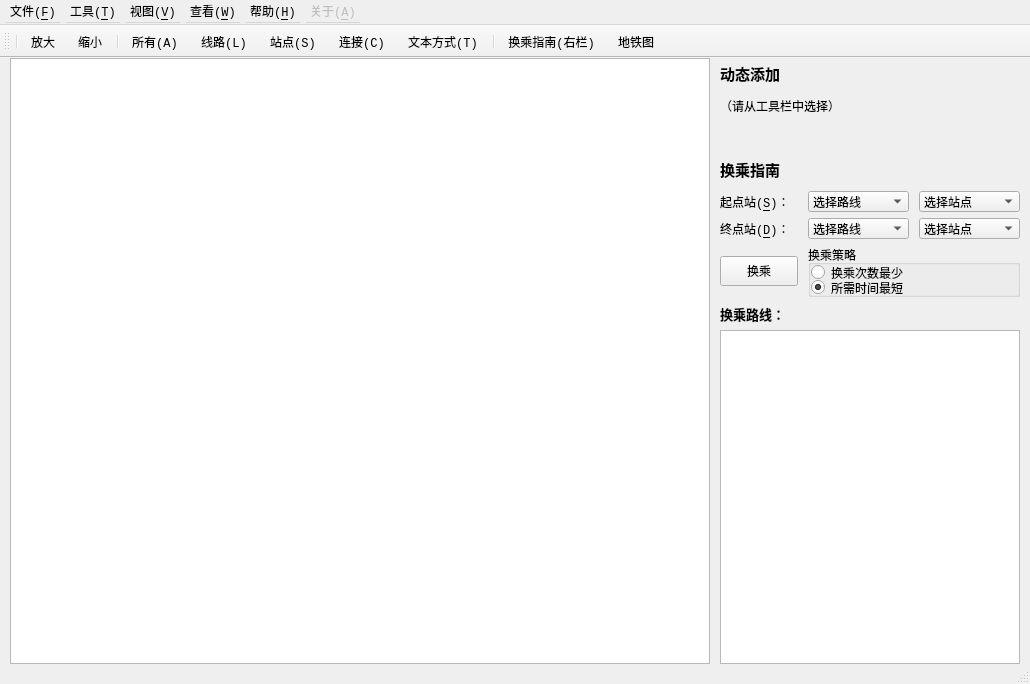
<?xml version="1.0" encoding="UTF-8"?>
<ui version="4.0">
 <class>MainWindow</class>
 <widget class="QMainWindow" name="MainWindow">
  <property name="enabled">
   <bool>true</bool>
  </property>
  <property name="geometry">
   <rect>
    <x>0</x>
    <y>0</y>
    <width>1030</width>
    <height>684</height>
   </rect>
  </property>
  <property name="minimumSize">
   <size>
    <width>1030</width>
    <height>680</height>
   </size>
  </property>
  <property name="font">
   <font>
    <family>Consolas</family>
   </font>
  </property>
  <property name="windowTitle">
   <string>地铁换乘指南</string>
  </property>
  <property name="windowIcon">
   <iconset resource="resource.qrc">
    <normaloff>:/icon/icon/metro-shanghai.png</normaloff>:/icon/icon/metro-shanghai.png</iconset>
  </property>
  <property name="iconSize">
   <size>
    <width>24</width>
    <height>24</height>
   </size>
  </property>
  <widget class="QWidget" name="centralWidget">
   <property name="minimumSize">
    <size>
     <width>1030</width>
     <height>600</height>
    </size>
   </property>
   <layout class="QHBoxLayout" name="horizontalLayout" stretch="11,3">
    <property name="spacing">
     <number>10</number>
    </property>
    <property name="leftMargin">
     <number>10</number>
    </property>
    <property name="topMargin">
     <number>0</number>
    </property>
    <property name="rightMargin">
     <number>10</number>
    </property>
    <property name="bottomMargin">
     <number>0</number>
    </property>
    <item>
     <widget class="QGraphicsView" name="graphicsView">
      <property name="minimumSize">
       <size>
        <width>700</width>
        <height>580</height>
       </size>
      </property>
     </widget>
    </item>
    <item>
     <layout class="QVBoxLayout" name="verticalLayout_2" stretch="3,2,3,3,2,2,5,2,32">
      <property name="spacing">
       <number>6</number>
      </property>
      <item>
       <widget class="QLabel" name="labelAdd">
        <property name="minimumSize">
         <size>
          <width>280</width>
          <height>30</height>
         </size>
        </property>
        <property name="font">
         <font>
          <family>Consolas</family>
          <pointsize>11</pointsize>
          <weight>75</weight>
          <italic>false</italic>
          <bold>true</bold>
         </font>
        </property>
        <property name="text">
         <string>动态添加</string>
        </property>
        <property name="textFormat">
         <enum>Qt::AutoText</enum>
        </property>
       </widget>
      </item>
      <item>
       <widget class="QLabel" name="labelTransferRoute_2">
        <property name="minimumSize">
         <size>
          <width>280</width>
          <height>20</height>
         </size>
        </property>
        <property name="font">
         <font>
          <family>Consolas</family>
          <pointsize>9</pointsize>
          <weight>50</weight>
          <bold>false</bold>
         </font>
        </property>
        <property name="text">
         <string>（请从工具栏中选择）</string>
        </property>
       </widget>
      </item>
      <item>
       <spacer name="verticalSpacer">
        <property name="orientation">
         <enum>Qt::Vertical</enum>
        </property>
        <property name="sizeHint" stdset="0">
         <size>
          <width>20</width>
          <height>50</height>
         </size>
        </property>
       </spacer>
      </item>
      <item>
       <widget class="QLabel" name="labelTransfer">
        <property name="minimumSize">
         <size>
          <width>280</width>
          <height>30</height>
         </size>
        </property>
        <property name="font">
         <font>
          <family>Consolas</family>
          <pointsize>11</pointsize>
          <weight>75</weight>
          <bold>true</bold>
         </font>
        </property>
        <property name="text">
         <string>换乘指南</string>
        </property>
       </widget>
      </item>
      <item>
       <layout class="QHBoxLayout" name="horizontalLayout4" stretch="7,9,9">
        <property name="spacing">
         <number>10</number>
        </property>
        <item>
         <widget class="QLabel" name="labelStart">
          <property name="minimumSize">
           <size>
            <width>70</width>
            <height>20</height>
           </size>
          </property>
          <property name="font">
           <font>
            <family>Consolas</family>
           </font>
          </property>
          <property name="text">
           <string>起点站(&amp;S)：</string>
          </property>
          <property name="buddy">
           <cstring>comboBoxStartLine</cstring>
          </property>
         </widget>
        </item>
        <item>
         <widget class="QComboBox" name="comboBoxStartLine">
          <property name="minimumSize">
           <size>
            <width>90</width>
            <height>20</height>
           </size>
          </property>
          <property name="font">
           <font>
            <family>Consolas</family>
           </font>
          </property>
          <item>
           <property name="text">
            <string>选择路线</string>
           </property>
          </item>
         </widget>
        </item>
        <item>
         <widget class="QComboBox" name="comboBoxStartStation">
          <property name="minimumSize">
           <size>
            <width>90</width>
            <height>20</height>
           </size>
          </property>
          <property name="font">
           <font>
            <family>Consolas</family>
           </font>
          </property>
          <item>
           <property name="text">
            <string>选择站点</string>
           </property>
          </item>
         </widget>
        </item>
       </layout>
      </item>
      <item>
       <layout class="QHBoxLayout" name="horizontalLayout5" stretch="7,9,9">
        <property name="spacing">
         <number>10</number>
        </property>
        <item>
         <widget class="QLabel" name="labelDestination">
          <property name="minimumSize">
           <size>
            <width>70</width>
            <height>20</height>
           </size>
          </property>
          <property name="font">
           <font>
            <family>Consolas</family>
           </font>
          </property>
          <property name="text">
           <string>终点站(&amp;D)：</string>
          </property>
          <property name="buddy">
           <cstring>comboBoxDstLine</cstring>
          </property>
         </widget>
        </item>
        <item>
         <widget class="QComboBox" name="comboBoxDstLine">
          <property name="minimumSize">
           <size>
            <width>90</width>
            <height>20</height>
           </size>
          </property>
          <property name="font">
           <font>
            <family>Consolas</family>
           </font>
          </property>
          <item>
           <property name="text">
            <string>选择路线</string>
           </property>
          </item>
         </widget>
        </item>
        <item>
         <widget class="QComboBox" name="comboBoxDstStation">
          <property name="minimumSize">
           <size>
            <width>90</width>
            <height>20</height>
           </size>
          </property>
          <property name="font">
           <font>
            <family>Consolas</family>
           </font>
          </property>
          <item>
           <property name="text">
            <string>选择站点</string>
           </property>
          </item>
         </widget>
        </item>
       </layout>
      </item>
      <item>
       <layout class="QHBoxLayout" name="horizontalLayout6" stretch="7,19">
        <property name="spacing">
         <number>10</number>
        </property>
        <item>
         <widget class="QPushButton" name="pushButtonTransfer">
          <property name="minimumSize">
           <size>
            <width>70</width>
            <height>30</height>
           </size>
          </property>
          <property name="font">
           <font>
            <family>Consolas</family>
           </font>
          </property>
          <property name="text">
           <string>换乘</string>
          </property>
         </widget>
        </item>
        <item>
         <widget class="QGroupBox" name="groupBox">
          <property name="minimumSize">
           <size>
            <width>190</width>
            <height>30</height>
           </size>
          </property>
          <property name="title">
           <string>换乘策略</string>
          </property>
          <layout class="QVBoxLayout" name="verticalLayout" stretch="1,1">
           <property name="spacing">
            <number>0</number>
           </property>
           <property name="leftMargin">
            <number>0</number>
           </property>
           <property name="topMargin">
            <number>0</number>
           </property>
           <property name="rightMargin">
            <number>0</number>
           </property>
           <property name="bottomMargin">
            <number>0</number>
           </property>
           <item>
            <widget class="QRadioButton" name="radioButtonMinTransfer">
             <property name="minimumSize">
              <size>
               <width>100</width>
               <height>15</height>
              </size>
             </property>
             <property name="font">
              <font>
               <family>Consolas</family>
              </font>
             </property>
             <property name="text">
              <string>换乘次数最少</string>
             </property>
            </widget>
           </item>
           <item>
            <widget class="QRadioButton" name="radioButtonMinTime">
             <property name="minimumSize">
              <size>
               <width>100</width>
               <height>15</height>
              </size>
             </property>
             <property name="font">
              <font>
               <family>Consolas</family>
              </font>
             </property>
             <property name="text">
              <string>所需时间最短</string>
             </property>
             <property name="checked">
              <bool>true</bool>
             </property>
            </widget>
           </item>
          </layout>
         </widget>
        </item>
       </layout>
      </item>
      <item>
       <widget class="QLabel" name="labelTransferRoute">
        <property name="minimumSize">
         <size>
          <width>280</width>
          <height>20</height>
         </size>
        </property>
        <property name="font">
         <font>
          <family>Consolas</family>
          <pointsize>10</pointsize>
          <weight>75</weight>
          <bold>true</bold>
         </font>
        </property>
        <property name="text">
         <string>换乘路线：</string>
        </property>
       </widget>
      </item>
      <item>
       <widget class="QTextBrowser" name="textBrowserRoute">
        <property name="minimumSize">
         <size>
          <width>300</width>
          <height>300</height>
         </size>
        </property>
        <property name="font">
         <font>
          <family>Consolas</family>
         </font>
        </property>
       </widget>
      </item>
     </layout>
    </item>
   </layout>
  </widget>
  <widget class="QMenuBar" name="menuBar">
   <property name="geometry">
    <rect>
     <x>0</x>
     <y>0</y>
     <width>1030</width>
     <height>26</height>
    </rect>
   </property>
   <property name="minimumSize">
    <size>
     <width>0</width>
     <height>25</height>
    </size>
   </property>
   <widget class="QMenu" name="menuHelp">
    <property name="title">
     <string>文件(&amp;F)</string>
    </property>
    <addaction name="actionClose"/>
   </widget>
   <widget class="QMenu" name="menuTool">
    <property name="title">
     <string>工具(&amp;T)</string>
    </property>
    <widget class="QMenu" name="menuAdd">
     <property name="title">
      <string>动态添加</string>
     </property>
     <property name="icon">
      <iconset resource="resource.qrc">
       <normaloff>:/icon/icon/add.png</normaloff>:/icon/icon/add.png</iconset>
     </property>
     <addaction name="actionAddAll"/>
     <addaction name="separator"/>
     <addaction name="actionAddLine"/>
     <addaction name="actionAddStation"/>
     <addaction name="actionAddConnect"/>
     <addaction name="separator"/>
     <addaction name="actionAddByText"/>
    </widget>
    <addaction name="actionTransfer"/>
    <addaction name="menuAdd"/>
    <addaction name="separator"/>
    <addaction name="actionQueryInfo"/>
   </widget>
   <widget class="QMenu" name="menuWatch">
    <property name="title">
     <string>查看(&amp;W)</string>
    </property>
    <addaction name="actiontoolBar"/>
    <addaction name="actionstatusBar"/>
   </widget>
   <widget class="QMenu" name="menuView">
    <property name="title">
     <string>视图(&amp;V)</string>
    </property>
    <addaction name="toolEnlarge"/>
    <addaction name="toolShrink"/>
    <addaction name="actionWheel"/>
    <addaction name="separator"/>
    <addaction name="actionLineMap"/>
   </widget>
   <widget class="QMenu" name="menu_H">
    <property name="title">
     <string>帮助(&amp;H)</string>
    </property>
    <addaction name="actionuseHelp"/>
   </widget>
   <widget class="QMenu" name="menu_A">
    <property name="enabled">
     <bool>false</bool>
    </property>
    <property name="title">
     <string>关于(&amp;A)</string>
    </property>
    <addaction name="actionQt"/>
    <addaction name="actionAuthor"/>
   </widget>
   <addaction name="menuHelp"/>
   <addaction name="menuTool"/>
   <addaction name="menuView"/>
   <addaction name="menuWatch"/>
   <addaction name="menu_H"/>
   <addaction name="menu_A"/>
  </widget>
  <widget class="QToolBar" name="mainToolBar">
   <property name="minimumSize">
    <size>
     <width>0</width>
     <height>0</height>
    </size>
   </property>
   <property name="iconSize">
    <size>
     <width>24</width>
     <height>24</height>
    </size>
   </property>
   <property name="toolButtonStyle">
    <enum>Qt::ToolButtonIconOnly</enum>
   </property>
   <attribute name="toolBarArea">
    <enum>TopToolBarArea</enum>
   </attribute>
   <attribute name="toolBarBreak">
    <bool>false</bool>
   </attribute>
   <addaction name="separator"/>
   <addaction name="toolEnlarge"/>
   <addaction name="toolShrink"/>
   <addaction name="separator"/>
   <addaction name="actionAddAll"/>
   <addaction name="actionAddLine"/>
   <addaction name="actionAddStation"/>
   <addaction name="actionAddConnect"/>
   <addaction name="actionAddByText"/>
   <addaction name="separator"/>
   <addaction name="actionTransfer"/>
   <addaction name="actionLineMap"/>
  </widget>
  <widget class="QStatusBar" name="statusBar">
   <property name="minimumSize">
    <size>
     <width>0</width>
     <height>20</height>
    </size>
   </property>
  </widget>
  <action name="actionClose">
   <property name="checkable">
    <bool>true</bool>
   </property>
   <property name="text">
    <string>退出</string>
   </property>
   <property name="font">
    <font>
     <family>Consolas</family>
    </font>
   </property>
   <property name="shortcut">
    <string>Ctrl+E</string>
   </property>
  </action>
  <action name="toolEnlarge">
   <property name="icon">
    <iconset resource="resource.qrc">
     <normaloff>:/icon/icon/enlarge.png</normaloff>:/icon/icon/enlarge.png</iconset>
   </property>
   <property name="text">
    <string>放大</string>
   </property>
   <property name="toolTip">
    <string>点击放大</string>
   </property>
   <property name="font">
    <font>
     <family>Consolas</family>
    </font>
   </property>
   <property name="shortcut">
    <string>Ctrl+L</string>
   </property>
  </action>
  <action name="toolShrink">
   <property name="icon">
    <iconset resource="resource.qrc">
     <normaloff>:/icon/icon/shrink.png</normaloff>:/icon/icon/shrink.png</iconset>
   </property>
   <property name="text">
    <string>缩小</string>
   </property>
   <property name="toolTip">
    <string>点击缩小</string>
   </property>
   <property name="font">
    <font>
     <family>Consolas</family>
    </font>
   </property>
   <property name="shortcut">
    <string>Ctrl+S</string>
   </property>
  </action>
  <action name="actionTransfer">
   <property name="icon">
    <iconset resource="resource.qrc">
     <normaloff>:/icon/icon/query.png</normaloff>:/icon/icon/query.png</iconset>
   </property>
   <property name="text">
    <string>换乘指南(右栏)</string>
   </property>
   <property name="font">
    <font>
     <family>Consolas</family>
    </font>
   </property>
  </action>
  <action name="actionQueryInfo">
   <property name="text">
    <string>信息查询(预留)</string>
   </property>
   <property name="font">
    <font>
     <family>Consolas</family>
    </font>
   </property>
  </action>
  <action name="actionAddAll">
   <property name="icon">
    <iconset resource="resource.qrc">
     <normaloff>:/icon/icon/all.png</normaloff>:/icon/icon/all.png</iconset>
   </property>
   <property name="text">
    <string>所有(&amp;A)</string>
   </property>
   <property name="font">
    <font>
     <family>Consolas</family>
    </font>
   </property>
   <property name="shortcut">
    <string>Ctrl+A</string>
   </property>
  </action>
  <action name="actionAddLine">
   <property name="icon">
    <iconset resource="resource.qrc">
     <normaloff>:/icon/icon/subway.png</normaloff>:/icon/icon/subway.png</iconset>
   </property>
   <property name="text">
    <string>线路(&amp;L)</string>
   </property>
   <property name="font">
    <font>
     <family>Consolas</family>
    </font>
   </property>
   <property name="shortcut">
    <string>Ctrl+Shift+L</string>
   </property>
  </action>
  <action name="actionAddStation">
   <property name="icon">
    <iconset resource="resource.qrc">
     <normaloff>:/icon/icon/station.png</normaloff>:/icon/icon/station.png</iconset>
   </property>
   <property name="text">
    <string>站点(&amp;S)</string>
   </property>
   <property name="font">
    <font>
     <family>Consolas</family>
    </font>
   </property>
   <property name="shortcut">
    <string>Ctrl+Shift+S</string>
   </property>
  </action>
  <action name="actionAddConnect">
   <property name="icon">
    <iconset resource="resource.qrc">
     <normaloff>:/icon/icon/connect.png</normaloff>:/icon/icon/connect.png</iconset>
   </property>
   <property name="text">
    <string>连接(&amp;C)</string>
   </property>
   <property name="font">
    <font>
     <family>Consolas</family>
    </font>
   </property>
   <property name="shortcut">
    <string>Ctrl+Shift+C</string>
   </property>
  </action>
  <action name="actionAddByText">
   <property name="icon">
    <iconset resource="resource.qrc">
     <normaloff>:/icon/icon/text.png</normaloff>:/icon/icon/text.png</iconset>
   </property>
   <property name="text">
    <string>文本方式(&amp;T)</string>
   </property>
   <property name="font">
    <font>
     <family>Consolas</family>
    </font>
   </property>
   <property name="shortcut">
    <string>Ctrl+Shift+T</string>
   </property>
  </action>
  <action name="actiontoolBar">
   <property name="checkable">
    <bool>true</bool>
   </property>
   <property name="checked">
    <bool>true</bool>
   </property>
   <property name="text">
    <string>toolBar</string>
   </property>
   <property name="font">
    <font>
     <family>Consolas</family>
    </font>
   </property>
  </action>
  <action name="actionstatusBar">
   <property name="checkable">
    <bool>true</bool>
   </property>
   <property name="checked">
    <bool>true</bool>
   </property>
   <property name="text">
    <string>statusBar</string>
   </property>
   <property name="font">
    <font>
     <family>Consolas</family>
    </font>
   </property>
  </action>
  <action name="actionLineMap">
   <property name="icon">
    <iconset resource="resource.qrc">
     <normaloff>:/icon/icon/map.png</normaloff>:/icon/icon/map.png</iconset>
   </property>
   <property name="text">
    <string>地铁图</string>
   </property>
   <property name="toolTip">
    <string>地铁网络线路图</string>
   </property>
   <property name="font">
    <font>
     <family>Consolas</family>
    </font>
   </property>
   <property name="shortcut">
    <string>Ctrl+M</string>
   </property>
  </action>
  <action name="actionWheel">
   <property name="enabled">
    <bool>false</bool>
   </property>
   <property name="icon">
    <iconset resource="resource.qrc">
     <normaloff>:/icon/icon/mouse.png</normaloff>:/icon/icon/mouse.png</iconset>
   </property>
   <property name="text">
    <string>鼠标可缩放</string>
   </property>
   <property name="font">
    <font>
     <family>Consolas</family>
    </font>
   </property>
  </action>
  <action name="actionQt">
   <property name="icon">
    <iconset theme="Qt" resource="resource.qrc">
     <normaloff>:/icon/icon/qt.png</normaloff>:/icon/icon/qt.png</iconset>
   </property>
   <property name="text">
    <string>关于Qt</string>
   </property>
   <property name="shortcut">
    <string>Ctrl+B</string>
   </property>
  </action>
  <action name="actionAuthor">
   <property name="icon">
    <iconset resource="resource.qrc">
     <normaloff>:/icon/icon/metro-shanghai.png</normaloff>:/icon/icon/metro-shanghai.png</iconset>
   </property>
   <property name="text">
    <string>制作者</string>
   </property>
  </action>
  <action name="actionuseHelp">
   <property name="icon">
    <iconset resource="resource.qrc">
     <normaloff>:/icon/icon/help.png</normaloff>:/icon/icon/help.png</iconset>
   </property>
   <property name="text">
    <string>使用帮助</string>
   </property>
   <property name="font">
    <font>
     <family>Consolas</family>
    </font>
   </property>
   <property name="shortcut">
    <string>Ctrl+H</string>
   </property>
  </action>
 </widget>
 <layoutdefault spacing="6" margin="11"/>
 <resources>
  <include location="resource.qrc"/>
 </resources>
 <connections/>
</ui>
